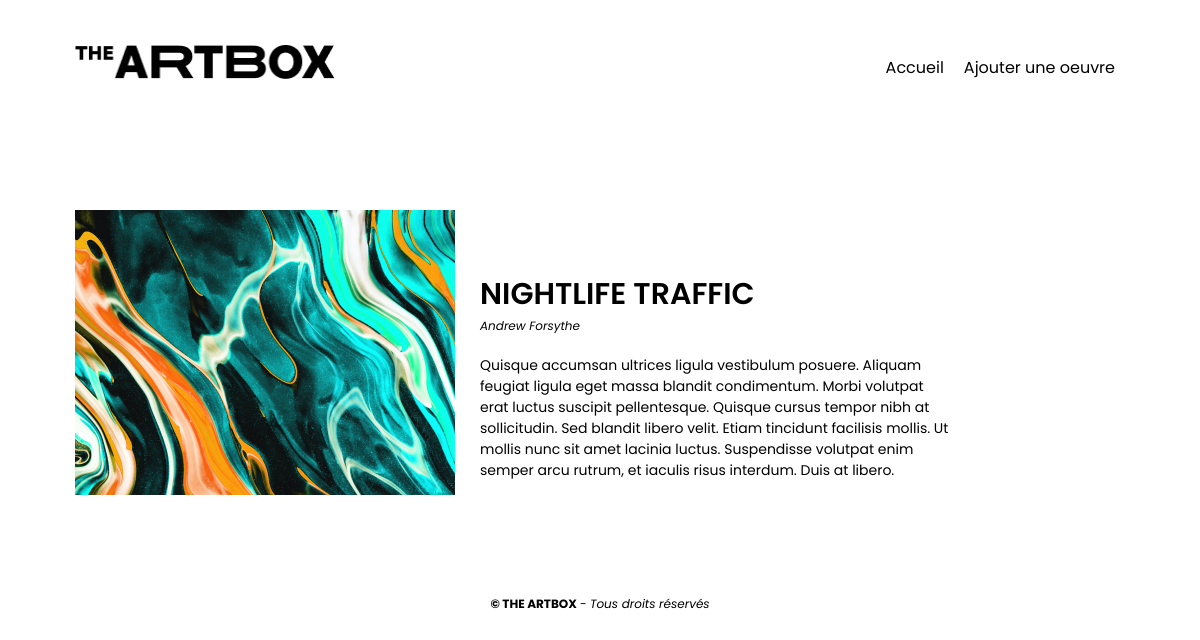
Page /oeuvre.php?id=3 on the committed database.
### tables this page shows
CREATE TABLE `oeuvres` (
  `ID` int NOT NULL,
  `title` varchar(150) NOT NULL,
  `author` varchar(150) NOT NULL,
  `description` text NOT NULL,
  `img_url` varchar(255) NOT NULL
);

### fonctions.php (called while the page is built, shortened)
<?php
function getPainting($id){
    $db = db_connexion();
    $req = 'SELECT title, author, description, img_url FROM oeuvres WHERE ID = :id';
    $stmt = $db->prepare($req);
    $stmt->execute(['id' => $id]);
    return $stmt->fetchAll();
}
?>

### oeuvre.php (the view)
<?php
include("fonctions.php");
$existing_painting = false;
$id = $_GET["id"] ?? NULL;
if($id !== NULL){
    $painting = getPainting($id);
    if(count($painting) != 0)
        $existing_painting = true;
}
if (!$existing_painting): header('Location: index.php');
?>
<?php
else: include("header.php"); ?>
<article id="detail-oeuvre">
    <div id="img-oeuvre">
        <img src="<?= $painting[0]["img_url"] ?>" alt="<?= $painting[0]["title"] ?>">
    </div>
    <div id="contenu-oeuvre">
        <h1><?= $painting[0]["title"] ?></h1>
        <p class="description"><?= $painting[0]["author"] ?></p>
        <p class="description-complete"><?= $painting[0]["description"] ?></p>
    </div>
</article>
<?php endif; ?>
<?php include("footer.php"); ?>

### css/style.css (style rules this page uses)
html, body { margin: 0; }
* { box-sizing: border-box; font-family: 'Poppins', sans-serif; }
.oeuvre h2, #detail-oeuvre h1 { text-transform: uppercase; margin-top: 0; margin-bottom: 0; font-weight: 600; font-size: 30px; }
.oeuvre .description, #detail-oeuvre .description { font-style: italic; margin-top: 0; font-size: 12px; margin-bottom: 20px; }
#detail-oeuvre { display: flex; flex-wrap: wrap; align-items: end; margin-bottom: 100px; margin-top: 75px; font-size: 14px; padding: 0 15px; }
#img-oeuvre { margin-right: 25px; }
#img-oeuvre img { max-width: 470px; margin: auto; display: block; }
#contenu-oeuvre { max-width: 470px; }

### rows in the picture
oeuvres: img_url (picture), title "NIGHTLIFE TRAFFIC", author "Andrew Forsythe", description "Quisque accumsan ultrices ligula vestibulum posuere. Aliquam feugiat ligula eget massa blandit condimentum. Morbi volutpat erat luctus suscipit pellentesque. Quisque cursus tempor nibh at sollicitudin. Sed blandit libero velit. Etiam tincidunt facilisis mollis. Ut mollis nunc sit amet lacinia luctus. Suspendisse volutpat enim semper arcu rutrum, et iaculis risus interdum. Duis at libero."
